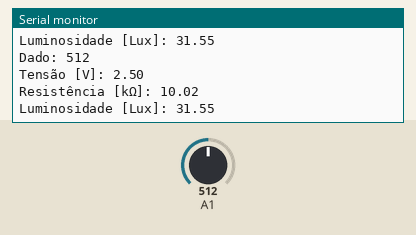
Bench run of a sketch on a simulated Arduino Uno, built with avr-gcc and run on an emulated ATmega328P. Parts: the last lines printed to the serial monitor. The test bench sets the inputs (shaded band); at power-on: A1 = 512.

Above: at 2.8 s.
2.9 s: A1 set to 0
At 5.4 s:
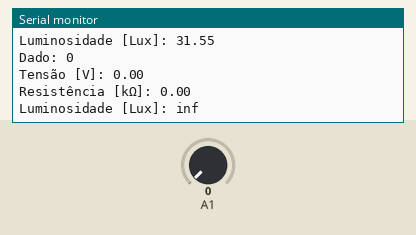
7.6 s: A1 set to 1023
At 9.4 s:
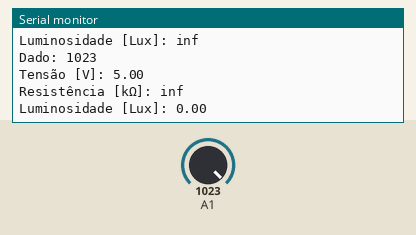
Timing chart, 0 to 10.9 s (numbered marks = the images above; inputs shaded):
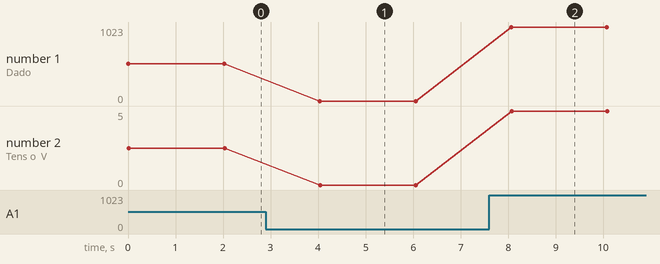

Measured:
- after the input at 2.9 s, the serial monitor: prints a new line after 1.1 s (image 1)
- after the input at 7.6 s, the serial monitor: prints a new line after 0.46 s (image 2)
- plotted number 1: 512 → 0 after the input at 2.9 s, 0 → 1023 after the input at 7.6 s
- plotted number 2: 2.5 → 0 after the input at 2.9 s, 0 → 5 after the input at 7.6 s

The sketch:

aula_ldr_ex2.ino
```cpp
int bin; float tensao, res, lum; // Declara variáveis
void setup()
{
  Serial.begin(9600); // Inicializa serial
}
void loop()
{
  bin = analogRead(A1); // Lê binário
  tensao = (bin/1023.0)*5.0; // Calc. tensão
  res = tensao*10000.0/(5.0-tensao); // Calc. resist.
  lum = pow(10,6.5-1.25*log10(res)); // Calc. lumnos.
  Serial.print("\n\nDado: ");
  Serial.print(bin); // Exibe binário
  Serial.print("\nTensão [V]: ");
  Serial.print(tensao); // Exibe tensão
  Serial.print("\nResistência [kΩ]: ");
  Serial.print(res/1000); // Exibe resistência
  Serial.print("\nLuminosidade [Lux]: ");
  Serial.print(lum); // Exibe luminosidade
  delay(2000);
}
```
